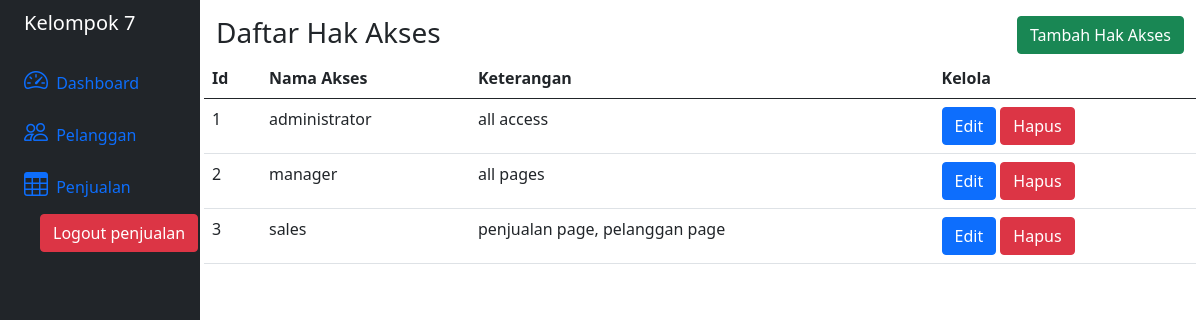
Page /hak-akses/index.php (signed in) on the committed database.
### tables this page shows
CREATE TABLE `HakAkses` (
  `idAkses` int(11) NOT NULL AUTO_INCREMENT,
  `NamaAkses` varchar(16) NOT NULL,
  `Keterangan` varchar(128) NOT NULL,
  PRIMARY KEY (`idAkses`)
);

### class/HakAkses.php (called while the page is built, shortened)
<?php
  class HakAkses
  {
    private $conn;
    public function __construct(\PDO $database) {
      $this->conn = $database;
    }
    function daftarHakAkses() {
      $query = "SELECT * FROM HakAkses ORDER BY idAkses ASC";
      $prepareDB = $this->conn->prepare($query);
      $prepareDB->execute();
      $daftarHakAkses = $prepareDB->fetchAll();
      return $daftarHakAkses;
    }
  }
?>

### hak-akses/index.php (the view, shortened to what this page needs)
<?php
  include "../class/config.php";
  include "../class/HakAkses.php";
  $hakAkses = new HakAkses($database);
  $daftarHakAkses = $hakAkses->daftarHakAkses();
?>
<!DOCTYPE html>
<html lang="en">
  <head>
    <link href="https://cdn.jsdelivr.net/npm/bootstrap@5.0.2/dist/css/bootstrap.min.css" rel="stylesheet">
    <link rel="stylesheet" href="https://cdn.jsdelivr.net/npm/bootstrap-icons@1.11.3/font/bootstrap-icons.min.css">
  </head>
  <body>
    <div class="container-fluid">
      <div class="row flex-nowrap">
        <div class="col-auto col-md-2 col-xl-2 px-sm-2 px-0 bg-dark">
          <?php
            include "../view/sidebar.php";
          ?>
        </div>
        <div class="col p-3">
          <div class="row">
            <div class="col-6">
              <h3>Daftar Hak Akses</h3>
            </div>
            <div class="col-6 text-end">
              <a href="tambah.php"><button type="button" class="btn btn-success">Tambah Hak Akses</button></a>
            </div>
          </div>
          <div class="row">
            <table class="table">
              <thead>
                <th scope="col">Id</th>
                <th scope="col">Nama Akses</th>
                <th scope="col">Keterangan</th>
                <th scope="col">Kelola</th>
              </thead>
              <tbody>
                <?php
                  if (!empty($daftarHakAkses)) {
                    foreach ($daftarHakAkses as $key => $value) {
                      echo "<tr>";
                      echo "<td>".$value['idAkses']."</td>";
                      echo "<td>".$value['NamaAkses']."</td>";
                      echo "<td>".$value['Keterangan']."</td>";
                      echo ('<td><form action="../controller/HakAkses.php" method="post"><input type="text" name="action" class="form-control d-none" id="action" aria-describedby="action" value="delete"><input type="text" name="id_akses" class="form-control d-none" id="id-akses" aria-describedby="id-akses" value="'.$value['idAkses'].'"><a href="edit.php?idAkses='.$value['idAkses'].'"><button type="button" class="btn btn-primary">Edit</button></a><span> </span><button type="submit" class="btn btn-danger">Hapus</button></form>');
                      echo "</tr>";
                    }
                  } else {
                    echo "<tr>";
                    echo "<td>No items to display.</td>";
                    echo "</tr>";
                  }
                ?>
              </tbody>
            </table>
          </div>
        </div>
      </div>
    </div>
  </body>
</html>

### rows in the picture
hakakses: idAkses "1", NamaAkses "administrator", Keterangan "all access"
hakakses: idAkses "2", NamaAkses "manager", Keterangan "all pages"
hakakses: idAkses "3", NamaAkses "sales", Keterangan "penjualan page, pelanggan page"

### other values in the picture
$_SESSION["NamaPengguna"] "penjualan"
